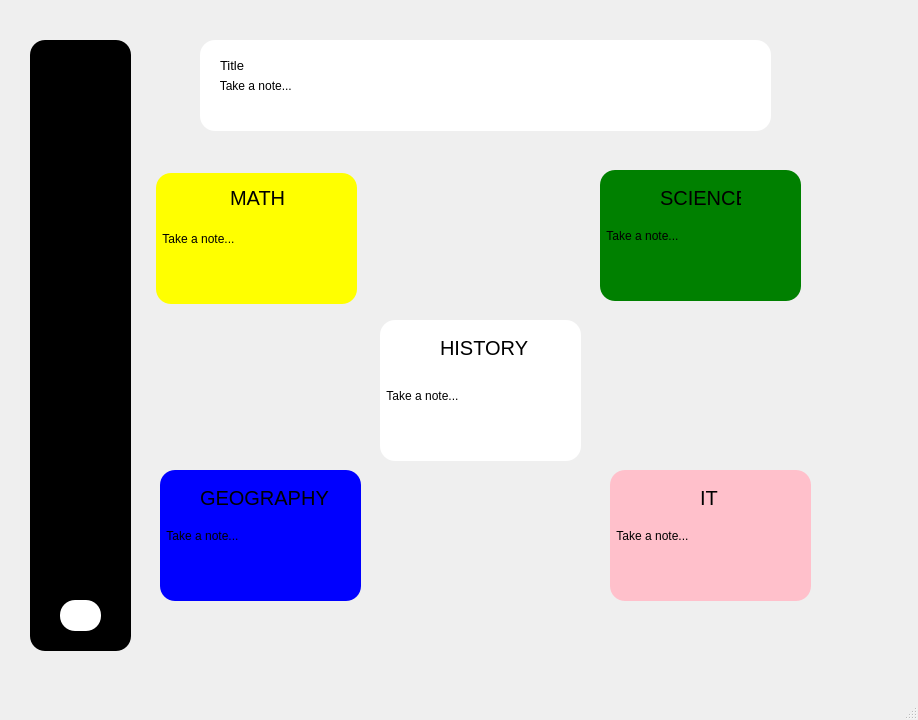
<?xml version="1.0" encoding="UTF-8"?>
<ui version="4.0">
 <class>MainWindow</class>
 <widget class="QMainWindow" name="MainWindow">
  <property name="geometry">
   <rect>
    <x>0</x>
    <y>0</y>
    <width>918</width>
    <height>720</height>
   </rect>
  </property>
  <property name="windowTitle">
   <string>MainWindow</string>
  </property>
  <widget class="QWidget" name="centralwidget">
   <widget class="QLabel" name="label">
    <property name="geometry">
     <rect>
      <x>200</x>
      <y>40</y>
      <width>571</width>
      <height>91</height>
     </rect>
    </property>
    <property name="styleSheet">
     <string notr="true">background-color:white;
border-radius:15px;</string>
    </property>
    <property name="text">
     <string>      Take a note...</string>
    </property>
   </widget>
   <widget class="QLabel" name="label_2">
    <property name="geometry">
     <rect>
      <x>220</x>
      <y>50</y>
      <width>61</width>
      <height>31</height>
     </rect>
    </property>
    <property name="font">
     <font>
      <pointsize>10</pointsize>
     </font>
    </property>
    <property name="text">
     <string>Title</string>
    </property>
   </widget>
   <widget class="QLabel" name="label_3">
    <property name="geometry">
     <rect>
      <x>400</x>
      <y>90</y>
      <width>41</width>
      <height>41</height>
     </rect>
    </property>
    <property name="text">
     <string/>
    </property>
    <property name="pixmap">
     <pixmap>../../../Downloads/tải_xuống__6_-removebg-preview.png</pixmap>
    </property>
    <property name="scaledContents">
     <bool>true</bool>
    </property>
   </widget>
   <widget class="QLabel" name="label_4">
    <property name="geometry">
     <rect>
      <x>460</x>
      <y>100</y>
      <width>31</width>
      <height>21</height>
     </rect>
    </property>
    <property name="text">
     <string/>
    </property>
    <property name="pixmap">
     <pixmap>../../../Downloads/tải xuống (6).png</pixmap>
    </property>
    <property name="scaledContents">
     <bool>true</bool>
    </property>
   </widget>
   <widget class="QLabel" name="label_5">
    <property name="geometry">
     <rect>
      <x>500</x>
      <y>90</y>
      <width>61</width>
      <height>41</height>
     </rect>
    </property>
    <property name="text">
     <string/>
    </property>
    <property name="pixmap">
     <pixmap>../../../Downloads/tải xuống (7).png</pixmap>
    </property>
    <property name="scaledContents">
     <bool>true</bool>
    </property>
   </widget>
   <widget class="QLabel" name="label_6">
    <property name="geometry">
     <rect>
      <x>30</x>
      <y>40</y>
      <width>101</width>
      <height>611</height>
     </rect>
    </property>
    <property name="styleSheet">
     <string notr="true">background-color:black;
border-radius:15px;</string>
    </property>
    <property name="text">
     <string>TextLabel</string>
    </property>
   </widget>
   <widget class="QLabel" name="label_7">
    <property name="geometry">
     <rect>
      <x>156</x>
      <y>173</y>
      <width>201</width>
      <height>131</height>
     </rect>
    </property>
    <property name="styleSheet">
     <string notr="true">background-color:yellow;
border-radius:15px;</string>
    </property>
    <property name="text">
     <string>  Take a note...</string>
    </property>
   </widget>
   <widget class="QLabel" name="label_8">
    <property name="geometry">
     <rect>
      <x>230</x>
      <y>190</y>
      <width>61</width>
      <height>16</height>
     </rect>
    </property>
    <property name="font">
     <font>
      <pointsize>15</pointsize>
     </font>
    </property>
    <property name="text">
     <string>MATH</string>
    </property>
   </widget>
   <widget class="QLabel" name="label_9">
    <property name="geometry">
     <rect>
      <x>380</x>
      <y>320</y>
      <width>201</width>
      <height>131</height>
     </rect>
    </property>
    <property name="styleSheet">
     <string notr="true">background-color:white;
border-radius:15px;</string>
    </property>
    <property name="text">
     <string>  Take a note...</string>
    </property>
   </widget>
   <widget class="QLabel" name="label_10">
    <property name="geometry">
     <rect>
      <x>600</x>
      <y>170</y>
      <width>201</width>
      <height>131</height>
     </rect>
    </property>
    <property name="styleSheet">
     <string notr="true">background-color:green;
border-radius:15px;</string>
    </property>
    <property name="text">
     <string>  Take a note...</string>
    </property>
   </widget>
   <widget class="QLabel" name="label_11">
    <property name="geometry">
     <rect>
      <x>160</x>
      <y>470</y>
      <width>201</width>
      <height>131</height>
     </rect>
    </property>
    <property name="styleSheet">
     <string notr="true">background-color:blue;
border-radius:15px;</string>
    </property>
    <property name="text">
     <string>  Take a note...</string>
    </property>
   </widget>
   <widget class="QLabel" name="label_12">
    <property name="geometry">
     <rect>
      <x>610</x>
      <y>470</y>
      <width>201</width>
      <height>131</height>
     </rect>
    </property>
    <property name="styleSheet">
     <string notr="true">background-color:pink;
border-radius:15px;</string>
    </property>
    <property name="text">
     <string>  Take a note...</string>
    </property>
   </widget>
   <widget class="QLabel" name="label_13">
    <property name="geometry">
     <rect>
      <x>380</x>
      <y>330</y>
      <width>201</width>
      <height>131</height>
     </rect>
    </property>
    <property name="styleSheet">
     <string notr="true">background-color:white;
border-radius:15px;</string>
    </property>
    <property name="text">
     <string>  Take a note...</string>
    </property>
   </widget>
   <widget class="QLabel" name="label_14">
    <property name="geometry">
     <rect>
      <x>660</x>
      <y>190</y>
      <width>81</width>
      <height>16</height>
     </rect>
    </property>
    <property name="font">
     <font>
      <pointsize>15</pointsize>
     </font>
    </property>
    <property name="text">
     <string>SCIENCE</string>
    </property>
   </widget>
   <widget class="QLabel" name="label_15">
    <property name="geometry">
     <rect>
      <x>440</x>
      <y>340</y>
      <width>91</width>
      <height>16</height>
     </rect>
    </property>
    <property name="font">
     <font>
      <pointsize>15</pointsize>
     </font>
    </property>
    <property name="text">
     <string>HISTORY</string>
    </property>
   </widget>
   <widget class="QLabel" name="label_16">
    <property name="geometry">
     <rect>
      <x>200</x>
      <y>490</y>
      <width>131</width>
      <height>16</height>
     </rect>
    </property>
    <property name="font">
     <font>
      <pointsize>15</pointsize>
     </font>
    </property>
    <property name="text">
     <string>GEOGRAPHY</string>
    </property>
   </widget>
   <widget class="QLabel" name="label_17">
    <property name="geometry">
     <rect>
      <x>700</x>
      <y>490</y>
      <width>61</width>
      <height>16</height>
     </rect>
    </property>
    <property name="font">
     <font>
      <pointsize>15</pointsize>
     </font>
    </property>
    <property name="text">
     <string>IT</string>
    </property>
   </widget>
   <widget class="QLabel" name="label_18">
    <property name="geometry">
     <rect>
      <x>60</x>
      <y>600</y>
      <width>41</width>
      <height>31</height>
     </rect>
    </property>
    <property name="styleSheet">
     <string notr="true">background-color:white;
border-radius:15px;</string>
    </property>
    <property name="text">
     <string/>
    </property>
    <property name="pixmap">
     <pixmap>../../../Downloads/siu.png</pixmap>
    </property>
    <property name="scaledContents">
     <bool>true</bool>
    </property>
   </widget>
   <widget class="QLabel" name="label_19">
    <property name="geometry">
     <rect>
      <x>60</x>
      <y>550</y>
      <width>41</width>
      <height>31</height>
     </rect>
    </property>
    <property name="text">
     <string/>
    </property>
    <property name="pixmap">
     <pixmap>../../../Downloads/tải xuống (9).png</pixmap>
    </property>
    <property name="scaledContents">
     <bool>true</bool>
    </property>
   </widget>
   <widget class="QLabel" name="label_20">
    <property name="geometry">
     <rect>
      <x>46</x>
      <y>53</y>
      <width>71</width>
      <height>61</height>
     </rect>
    </property>
    <property name="text">
     <string/>
    </property>
    <property name="pixmap">
     <pixmap>../../../Downloads/tải xuống (7).jpg</pixmap>
    </property>
    <property name="scaledContents">
     <bool>true</bool>
    </property>
   </widget>
  </widget>
  <widget class="QMenuBar" name="menubar">
   <property name="geometry">
    <rect>
     <x>0</x>
     <y>0</y>
     <width>918</width>
     <height>22</height>
    </rect>
   </property>
  </widget>
  <widget class="QStatusBar" name="statusbar"/>
 </widget>
 <resources/>
 <connections/>
</ui>
